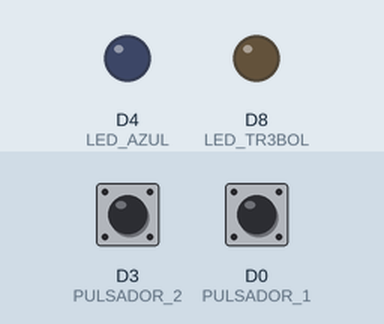
Simulated run of this sketch. Board: ESP8266 (NodeMCU). On the bench: output pins drawn as LEDs (lit = HIGH). Dashed ring = blinking. Inputs (shaded band) come from the test bench; at power-on: D0 (PULSADOR_1) HIGH, D3 (PULSADOR_2) HIGH.

Above: at 1.2 s.
1.3 s: D0 (PULSADOR_1) pulled LOW for 0.15 s
At 1.4 s:
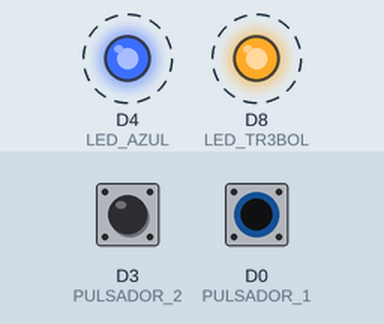
4.3 s: D3 (PULSADOR_2) pulled LOW for 1 s
At 5.6 s:
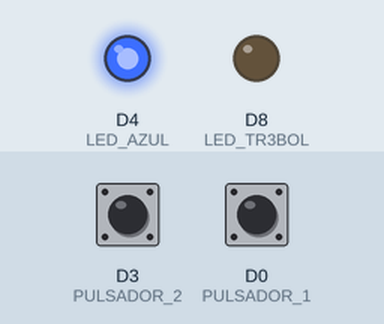
6.8 s: D0 (PULSADOR_1) pulled LOW for 1 s
At 6.9 s:
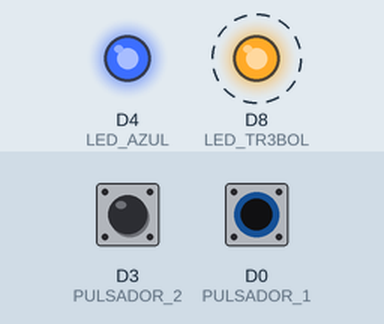
9.8 s: D3 (PULSADOR_2) pulled LOW for 3.2 s
At 11.0 s:
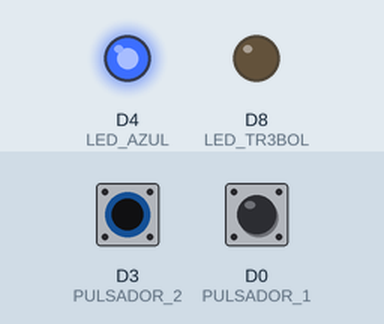
Timing chart, 0 to 12.8 s (numbered marks = the images above; inputs shaded):
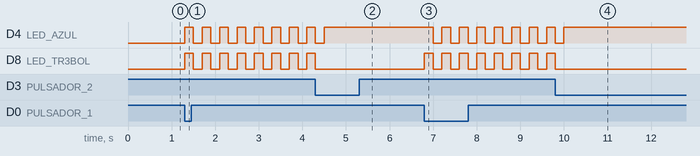

The sketch:

Ejercicio9.ino
```cpp
/*
9) LED verde parpadea como en ejercicio 6. LED azul parpadea de manera
complementaria al LED verde. Esto significa, ambos tienen el mismo Tpwm pero el
Ton de uno es igual al Toff del otro.
*/

/*
6) Al pulsar SW1, el led verde permanece encendido aunque se suelte SW1.
Al pulsar SW2, el led verde permanece apagado aunque se suelte SW2.
*/

#define LED_TR3BOL D8 // LED Verde
#define LED_AZUL D4 // LED Azul
#define PULSADOR_1 D0 // SW1
#define PULSADOR_2 D3 // SW2


void setup() {
  pinMode(LED_TR3BOL, OUTPUT);
  pinMode(LED_AZUL, OUTPUT);
  pinMode(PULSADOR_1, INPUT_PULLUP); // Se recomienda usar INPUT_PULLUP para botones
  pinMode(PULSADOR_2, INPUT_PULLUP); // Se recomienda usar INPUT_PULLUP para botones
}

void loop() {
  if(digitalRead(PULSADOR_1)==LOW){
    while(digitalRead(PULSADOR_2)==HIGH){
      digitalWrite(LED_TR3BOL, HIGH);
      digitalWrite(LED_AZUL, HIGH);
      delay(200);
      digitalWrite(LED_TR3BOL, LOW);
      digitalWrite(LED_AZUL, LOW);
      delay(200);
    }
  } else if (digitalRead(PULSADOR_2)==LOW){
      digitalWrite(LED_AZUL, HIGH);
      digitalWrite(LED_TR3BOL, LOW);
    }

}
```

Measured:
- after the input at 1.3 s, D4 (LED_AZUL), D8 (LED_TR3BOL): alternates HIGH for 0.20 s and LOW for 0.20 s, starting at once
- after the input at 4.3 s, D4 (LED_AZUL): goes on until 4.5 s, then stays HIGH; D8 (LED_TR3BOL): goes on until 4.3 s, then stays LOW
- after the input at 6.8 s, D4 (LED_AZUL): alternates HIGH for 0.20 s and LOW for 0.20 s, starting after 0.20 s; D8 (LED_TR3BOL): alternates HIGH for 0.20 s and LOW for 0.20 s, starting at once
- after the input at 9.8 s, D4 (LED_AZUL): goes on until 10.0 s, then stays HIGH; D8 (LED_TR3BOL): goes on until 9.8 s, then stays LOW
